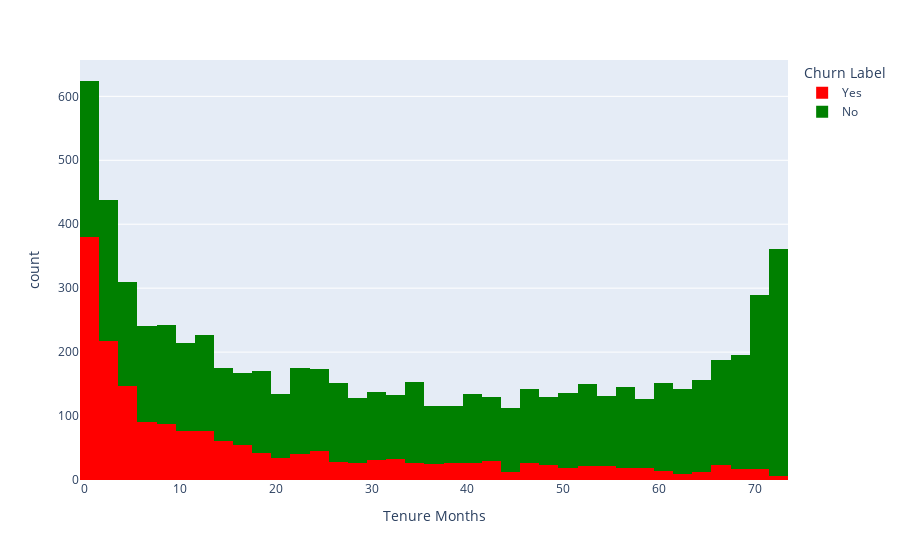

The notebook cell saved with this chart:
### Code cell
import plotly.express as px

fig = px.histogram(df,
                   x="Tenure Months",
                   color="Churn Label",
                   color_discrete_map={
                       'Yes': 'red',
                       'No': 'green'
                   })
fig.show()

### Figure 1 — Plotly figure (JSON) as saved in the notebook; plotly's stock layout.template omitted (floating-point values rounded to 4 significant figures; data arrays with more than 128 entries replaced by an {"elided": "..."} marker saying what was removed)
{"data": [{"bingroup": "x", "hovertemplate": "Churn Label=Yes<br>Tenure Months=%{x}<br>count=%{y}<extra></extra>", "legendgroup": "Yes", "marker": {"color": "red", "pattern": {"shape": ""}}, "name": "Yes", "orientation": "v", "showlegend": true, "type": "histogram", "x": {"elided": "1869 int values"}, "xaxis": "x", "yaxis": "y"}, {"bingroup": "x", "hovertemplate": "Churn Label=No<br>Tenure Months=%{x}<br>count=%{y}<extra></extra>", "legendgroup": "No", "marker": {"color": "green", "pattern": {"shape": ""}}, "name": "No", "orientation": "v", "showlegend": true, "type": "histogram", "x": {"elided": "5174 int values"}, "xaxis": "x", "yaxis": "y"}], "layout": {"barmode": "relative", "legend": {"title": {"text": "Churn Label"}, "tracegroupgap": 0}, "margin": {"t": 60}, "xaxis": {"anchor": "y", "domain": [0, 1], "title": {"text": "Tenure Months"}}, "yaxis": {"anchor": "x", "domain": [0, 1], "title": {"text": "count"}}}}
